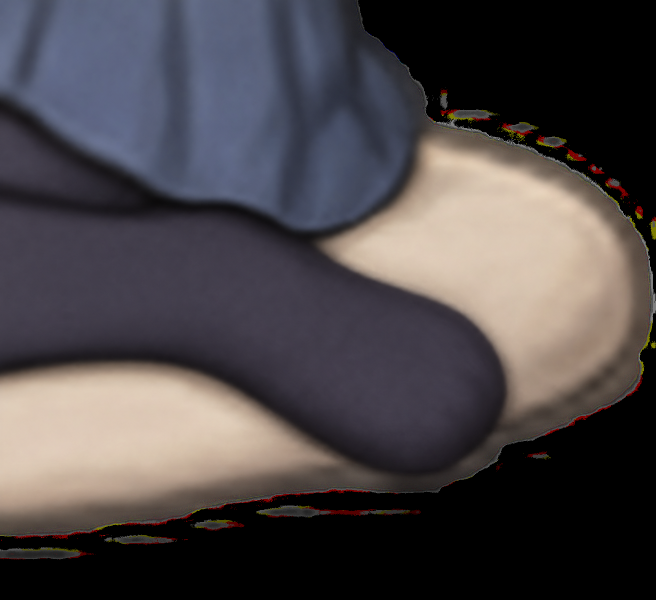
#> input picture source/laptop-work/decoded/sock-detail.png, 1312 x 1199 px (shown at 1/2 size)
$ python -i build_laptop_work.py   (imports and definitions only)
#> lines starting #> are read from the running program, lines starting #| are printed output that depends on the picture; after the words box and inside, x2 and y2 are one past the last pixel; in counts of white or black regions, pixels touching at a corner belong together
"""Build the socked laptop typing row and the head-only seated pause."""

import io
import json
import subprocess
from zipfile import ZIP_DEFLATED, ZipFile

from PIL import Image, ImageChops, ImageDraw, ImageFilter

from build_calm import save_animation
from build_pose_laptop import optical_inbetweens, output_preview, tile
from build_upgrade import PROJECT, ROWS, cell_box, clear_transparent_rgb, render


BASE = "thinking-posture-2026-11-20"
SOURCE = PROJECT / "source" / "laptop-work"
OUTPUT = PROJECT / "build" / "laptop-work"
FOOT = (127, 157, 174, 200)
SHOE_OUTLINE = (
    (12, 13), (17, 9), (23, 9), (30, 14), (37, 22), (38, 31),
    (35, 37), (30, 38), (22, 33), (18, 29), (15, 25), (14, 20),
)
TYPE_DURATIONS = (530, 330, 440, 720, 420, 690)
HEAD_HOLDS = (340, 420, 920, 450, 470, 400)


def baseline(path):
    return subprocess.check_output(["git", "-C", str(PROJECT), "show", f"{BASE}:{path}"])


# [10 lines left out: functions read_frames, assert_patch, not called in this run]


def remove_shoes(frames):
    width, height = FOOT[2] - FOOT[0], FOOT[3] - FOOT[1]
    sock = Image.open(SOURCE / "decoded" / "sock-detail.png").convert("RGBA")
    sock = sock.resize((width, height), Image.Resampling.LANCZOS)
    mask = Image.new("L", sock.size)
    ImageDraw.Draw(mask).polygon(SHOE_OUTLINE, fill=255)
    mask = mask.filter(ImageFilter.GaussianBlur(0.7))
    allowed = Image.new("L", frames[0].size)
    allowed.paste(mask, FOOT[:2])
    changed = []
    for frame in frames:
        edited = frame.copy()
        edited.paste(sock, FOOT[:2], mask)
        clear_transparent_rgb(edited)
        clean = frame.copy()
        clear_transparent_rgb(clean)
        assert_patch(clean, edited, allowed, "Typing changed outside the shoe region.")
        assert edited.tobytes() != clean.tobytes()
        changed.append(edited)
    return changed


# [129 lines left out: functions head_mask, thinking_frames, normalize, append_frame, encode_motion, package_native and 1 more, not called in this run]


# [2 lines not run here, left out]

>>> import cv2
>>> picture = cv2.imread('laptop-work/decoded/sock-detail.png', cv2.IMREAD_GRAYSCALE)
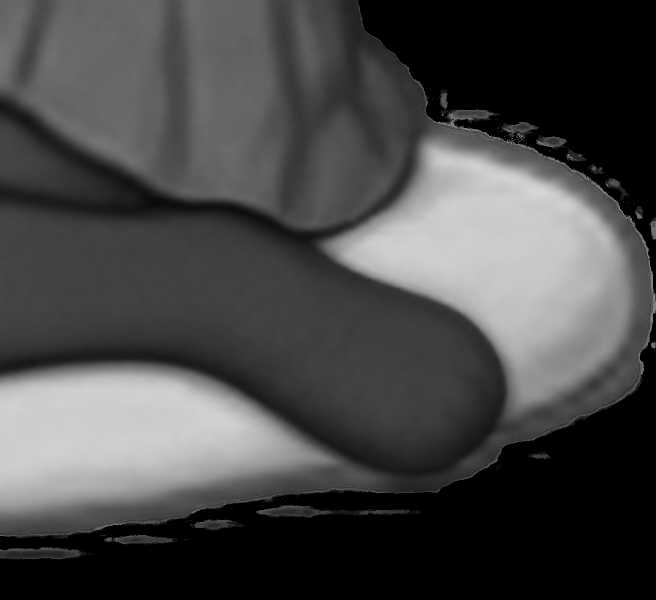
#> picture: shape (1199, 1312) (shown at 1/2 size); min 0, max 255, mean 71.3
>>> result = remove_shoes(picture)
#> in remove_shoes, `sock = Image.open(SOURCE / "decoded" / "sock-detail.png").convert("RGB..`:
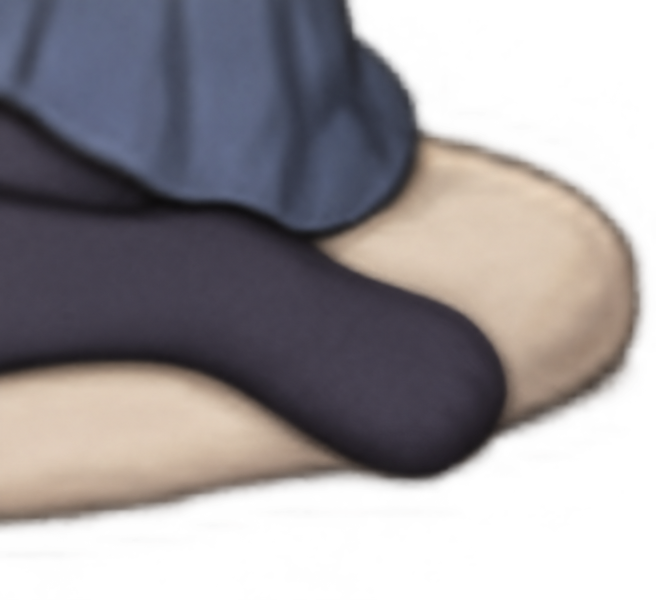
#> sock: PIL image 1312x1199 RGBA (shown at 1/2 size); mean R, G, B, A 75, 69.8, 72.2, 165.9; transparent parts drawn white
#> in remove_shoes, `sock = sock.resize((width, height), Image.Resampling.LANCZOS)`:
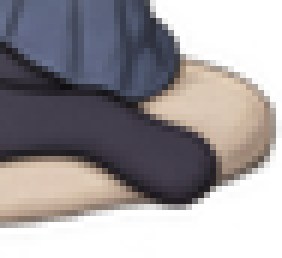
#> sock: PIL image 47x43 RGBA (shown 6 times larger); mean R, G, B, A 74.5, 69.2, 71.7, 165.9; transparent parts drawn white
#> in remove_shoes, `mask = Image.new("L", sock.size)`: mask: PIL image 47x43 L; every value is 0
#> in remove_shoes, `ImageDraw.Draw(mask).polygon(SHOE_OUTLINE, fill=255)`:
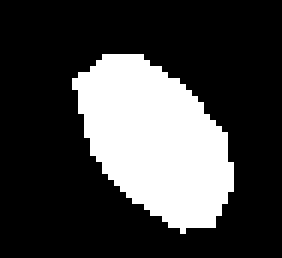
#> mask: PIL image 47x43 L (shown 6 times larger); 25.8% white; 1 white region, box (x1, y1, x2, y2) and area: (12, 9, 39, 39) 522
#> in remove_shoes, `mask = mask.filter(ImageFilter.GaussianBlur(0.7))`:
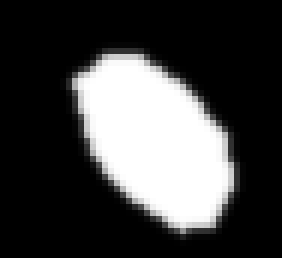
#> mask: PIL image 47x43 L (shown 6 times larger); min 0, max 255, mean 65.9
#> (the run stopped early here; a loop or call above may not have finished)
